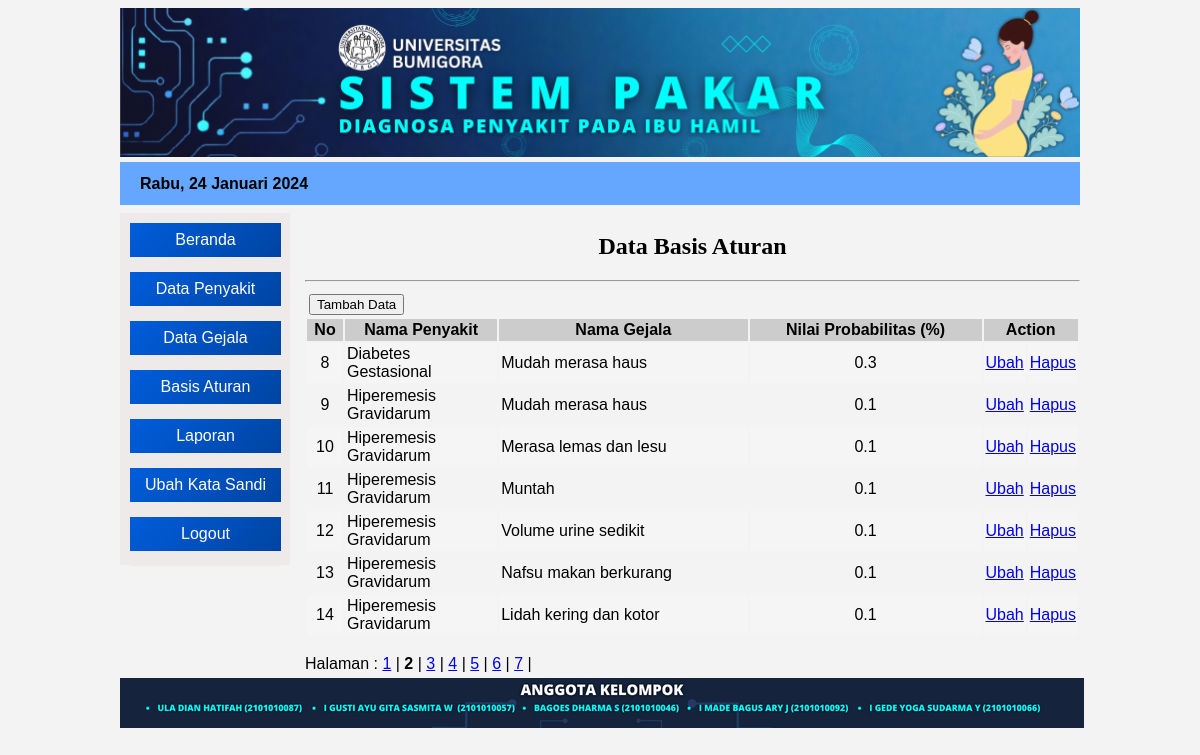
/admin/index.php?open=Basis-Aturan&halaman=2 (signed in), run on the app's committed database.
### tables this page shows
CREATE TABLE `tblaturan` (
  `kd_aturan` int(11) NOT NULL,
  `kd_gejala` varchar(7) NOT NULL,
  `kd_penyakit` varchar(7) NOT NULL,
  `nl_prob` decimal(2,1) NOT NULL
);

CREATE TABLE `tblpenyakit` (
  `kd_penyakit` varchar(20) NOT NULL,
  `nm_penyakit` varchar(40) NOT NULL,
  `nl_penyakit` float NOT NULL,
  `pengobatan` text NOT NULL
);

CREATE TABLE `tblgejala` (
  `kd_gejala` varchar(7) NOT NULL,
  `nm_gejala` varchar(80) NOT NULL
);

### admin/aturan_data.php (the view)
<?php
  include "../lib/koneksi.php";
  $batas = 7;
  $halaman = (isset($_GET['halaman'])) ? $_GET['halaman'] : 1;
  $posisi = ($halaman - 1) * $batas;
  echo "<center><h2>Data Basis Aturan</h2></center><hr>";
  $query = "SELECT a.kd_aturan, b.kd_penyakit, b.nm_penyakit, c.kd_gejala, c.nm_gejala, a.nl_prob
            FROM tblaturan a, tblpenyakit b, tblgejala c
            WHERE a.kd_penyakit=b.kd_penyakit AND a.kd_gejala=c.kd_gejala
            ORDER BY b.kd_penyakit ASC, c.kd_gejala ASC
            LIMIT $posisi, $batas";
  $tampil = mysqli_query($konek, $query);
 ?>
<table border="0" cellpadding="2" width="100%">
  <tr>
    <td colspan="2" rowspan="2">
      <form action="?open=Aturan-Add&status=tambah" method="Post">
        <input type="submit" name="btntambah" value="Tambah Data" />
      </form>
    </td>
  </tr>
  <tr></tr>
  <tr bgcolor="#CCCCCC">
    <th> No </th>
    <th width="20%"> Nama Penyakit </th>
    <th> Nama Gejala </th>
    <th> Nilai Probabilitas (%) </th>
    <th colspan="2" width="10%"> Action </th>
  </tr>
  <?php
    $no = $posisi + 1;
    while ($data = mysqli_fetch_array($tampil)) {
      $warna = ($no % 2 == 1) ? '' : '#F5F5F5';
      echo "<tr bgcolor=$warna>
             <td align='center'>$no</td>
             <td>$data[nm_penyakit]</td>
             <td>$data[nm_gejala]</td>
             <td align='center'>$data[nl_prob]</td>
             <td align='center'><a href='?open=Aturan-Edit&kode=$data[kd_aturan]' target='_self' alt='Edit Data'>Ubah</a></td>
             <td align='center'><a href='?open=Aturan-Hapus&kode=$data[kd_aturan]' target='_self' alt='Delete Data'>Hapus</a></td>
           </tr>";
      $no++;
    }
    echo "</table>";
    $semuadata = "SELECT a.kd_aturan, b.kd_penyakit, b.nm_penyakit, c.kd_gejala, c.nm_gejala, a.nl_prob
                  FROM tblaturan a, tblpenyakit b, tblgejala c
                  WHERE a.kd_penyakit=b.kd_penyakit AND a.kd_gejala=c.kd_gejala
                  ORDER BY b.kd_penyakit ASC, c.kd_gejala ASC";
    $query2 = mysqli_query($konek, $semuadata);
    $jmldata = mysqli_num_rows($query2);
    $jmlhalaman = ceil($jmldata / $batas);
    echo "<br> Halaman : ";
    for ($a = 1; $a <= $jmlhalaman; $a++) {
      if ($a != $halaman) {
        echo "<a href='?open=Basis-Aturan&halaman=$a'>$a</a> | ";
      } else {
        echo "<b>$a</b> | ";
      }
    }
?>

### css/desig1.css (style rules this page uses)
* { font-family: Arial, tahoma, sans-serif; }
body { background-color: #f3f3f3; }
#isi h2 { font-family: tahoma, "Times New Roman", "Maiandra GD", sans-serif; }

### data on the page
tblaturan: kd_penyakit.nm_penyakit "Diabetes Gestasional", kd_gejala.nm_gejala "Mudah merasa haus", nl_prob "0.3"
tblaturan: kd_penyakit.nm_penyakit "Hiperemesis Gravidarum", kd_gejala.nm_gejala "Mudah merasa haus", nl_prob "0.1"
tblaturan: kd_penyakit.nm_penyakit "Hiperemesis Gravidarum", kd_gejala.nm_gejala "Merasa lemas dan lesu", nl_prob "0.1"
tblaturan: kd_penyakit.nm_penyakit "Hiperemesis Gravidarum", kd_gejala.nm_gejala "Muntah", nl_prob "0.1"
tblaturan: kd_penyakit.nm_penyakit "Hiperemesis Gravidarum", kd_gejala.nm_gejala "Volume urine sedikit", nl_prob "0.1"
tblaturan: kd_penyakit.nm_penyakit "Hiperemesis Gravidarum", kd_gejala.nm_gejala "Nafsu makan berkurang", nl_prob "0.1"
tblaturan: kd_penyakit.nm_penyakit "Hiperemesis Gravidarum", kd_gejala.nm_gejala "Lidah kering dan kotor", nl_prob "0.1"

### other printed values
$namabln "Rabu"
$tgl "24"
$namabulan "Januari"
$thn "2024"
